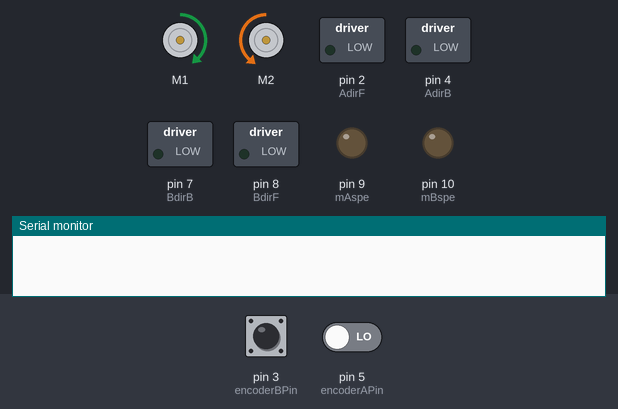
Bench run of a sketch on a simulated Arduino Uno, built with avr-gcc and run on an emulated ATmega328P. Shown: 2 × DC motor (green arrow = forward, orange = backward, longer = faster), switched loads named in the sketch (green lamp = pin HIGH), output pins drawn as LEDs (lit = HIGH), the last lines printed to the serial monitor. The inputs (shaded band) are chosen by the test bench; at power-on: pin 3 (encoderBPin) LOW, pin 5 (encoderAPin) LOW.

Above: at 0.17 s.
At 1.2 s:
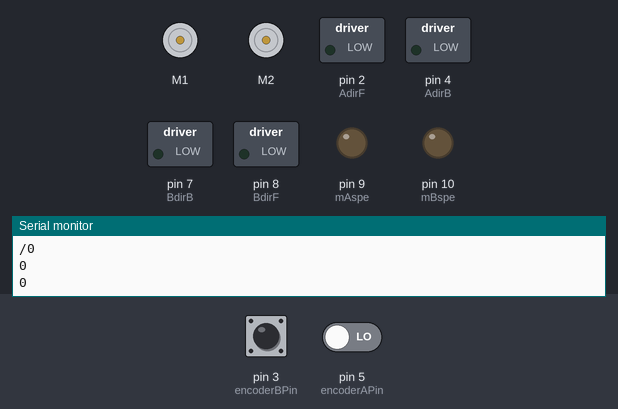
1.3 s: pin 3 (encoderBPin) pulsed HIGH 2 times (0.12 s each, 0.3 s apart)
At 10.38 s:
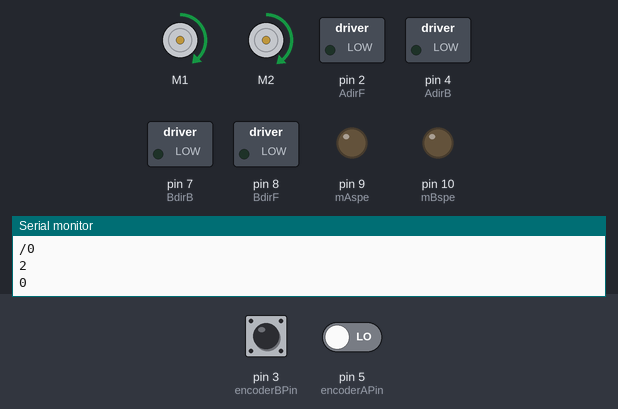
Timing chart, 0 to 10.9 s (numbered marks = the images above; inputs shaded):
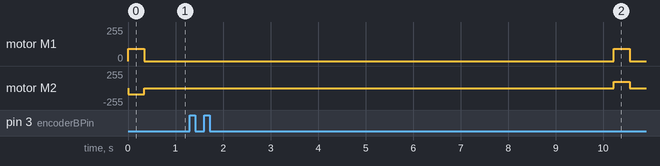

The sketch:

straight_forward.ino
```cpp
#include "DualVNH5019MotorShield.h"

int SPEED = 150;
int mAspe = 9;
int mBspe = 10;
int AdirF = 2;
int AdirB = 4;
int BdirF = 8;
int BdirB = 7;
int encoderAPin = 5;
int encoderBPin = 3;
int PPP = SPEED-7;
int encoder0Pos = 0;
int encoder0PosB = 0;
int encoder0PinALast = 0;
int encoder0PinBLast = 0;
int totalEncoderA = 0;
int totalEncoderB = 0;
////PPP
//double Setpoint,Input,Output;
//PPP myPPP(&Input,&Output,&Setpoint,2,5,1,DIRECT);

boolean done =false;
DualVNH5019MotorShield md;

void setup()
{

  pinMode (encoderAPin,INPUT);
  pinMode (encoderBPin,INPUT);
  pinMode (mAspe,OUTPUT);
  pinMode (mBspe,OUTPUT);
  pinMode (AdirF,OUTPUT);
  pinMode (AdirB,OUTPUT);
  pinMode (BdirF,OUTPUT);
  pinMode (BdirB,OUTPUT);
  Serial.begin (9600);
  md.init();
//  //PPP
//  Input = PPP;
//  Setpoint = 100;
//  myPPP.setMode(AUTOMATIC);

}
void loop(){

//2665 ticks 71cm
//  if(done=false){
    for(int i=0;i<30;i++){
//      digitalWrite(AdirF,HIGH);
//      digitalWrite(BdirF,HIGH);
//      analogWrite(mAspe,PPP);
//      analogWrite(mBspe,SPEED);
      md.setM1Speed(PPP);
      md.setM2Speed(-SPEED);
      int encoder0Pos = 0;
      int encoder0PosB = 0;
      for(int j=0;j<30000;j++){
        /////////////////for encoder
        int n = digitalRead(encoderAPin);
        int n2 = digitalRead(encoderBPin);
        if ((encoder0PinALast == LOW) && (n == HIGH)) {
          encoder0Pos++;
          totalEncoderA ++;
        }
        if((encoder0PinBLast==LOW)&&(n2==HIGH)){
          encoder0PosB++;
          totalEncoderB ++;
        }
        encoder0PinALast = n;
        encoder0PinBLast = n2;
        ////////////////////////
              if(totalEncoderA>=2000){
        md.setM1Speed(0);
        md.setM2Speed(0);
        delay(1000);
//        done = true;

        i=61;
        break;
      }
      }
      Serial.print("motorA: ");
      Serial.println(encoder0Pos);
      Serial.print("MotorB: ");
      Serial.println(encoder0PosB);
      Serial.print("/");
      Serial.println(totalEncoderA);
      Serial.println(totalEncoderB);

      PPP = (1+(((float)encoder0PosB-(float)encoder0Pos)/(float)encoder0Pos)/2)*PPP;
      SPEED = (1-(((float)encoder0PosB-(float)encoder0Pos)/(float)encoder0PosB)/2)*SPEED;

//     Input = PPP;
      Serial.println(PPP);

    }
//  }
//  done = true;
/////////////////////////////////
  SPEED = 150;
  PPP = SPEED-7;
  totalEncoderA = 0;
  totalEncoderB = 0;

      for(int i=0;i<60;i++){
      md.setM1Speed(PPP);
      md.setM2Speed(SPEED);
      int encoder0Pos = 0;
      int encoder0PosB = 0;

      for(int j=0;j<30000;j++){
        /////////////////for encoder
        int n = digitalRead(encoderAPin);
        int n2 = digitalRead(encoderBPin);
        if ((encoder0PinALast == LOW) && (n == HIGH)) {
          encoder0Pos++;
          totalEncoderA ++;
        }
        if((encoder0PinBLast==LOW)&&(n2==HIGH)){
          encoder0PosB++;
          totalEncoderB ++;
        }
        encoder0PinALast = n;
        encoder0PinBLast = n2;
        ////////////////////////
         ////////////////////
      //806 for 180 degree , 3200 for 730 degree
        if(totalEncoderA>=735){
        md.setM1Speed(0);
        md.setM2Speed(0);
        delay(1000);
        done = true;

        i=61;
        break;
      }
      }
      Serial.print("motorA: ");
      Serial.println(encoder0Pos);
      Serial.print("MotorB: ");
      Serial.println(encoder0PosB);
      Serial.print("/");
      Serial.print("encoderA: ");
      Serial.println(totalEncoderA);
      Serial.print("encoderB: ");
      Serial.println(totalEncoderB);
      Serial.print("/");


      PPP = (1+((float)encoder0PosB-(float)encoder0Pos)/(float)encoder0Pos)*PPP;
      SPEED = (1-(((float)encoder0PosB-(float)encoder0Pos)/(float)encoder0PosB)/2)*SPEED;
      Serial.println(PPP);
    }
    ////////////////////////////
      SPEED = 150;
  PPP = SPEED-7;
  totalEncoderA = 0;
  totalEncoderB = 0;
        for(int i=0;i<30;i++){
//      digitalWrite(AdirF,HIGH);
//      digitalWrite(BdirF,HIGH);
//      analogWrite(mAspe,PPP);
//      analogWrite(mBspe,SPEED);
      md.setM1Speed(PPP);
      md.setM2Speed(-SPEED);
      int encoder0Pos = 0;
      int encoder0PosB = 0;
      for(int j=0;j<30000;j++){
        /////////////////for encoder
        int n = digitalRead(encoderAPin);
        int n2 = digitalRead(encoderBPin);
        if ((encoder0PinALast == LOW) && (n == HIGH)) {
          encoder0Pos++;
          totalEncoderA ++;
        }
        if((encoder0PinBLast==LOW)&&(n2==HIGH)){
          encoder0PosB++;
          totalEncoderB++;
        }
        encoder0PinALast = n;
        encoder0PinBLast = n2;
        ////////////////////////
        if(totalEncoderA>=2000){
        md.setM1Speed(0);
        md.setM2Speed(0);
        delay(5000);
//        done = true;

        i=61;
        break;
      }
      }
      Serial.print("motorA: ");
      Serial.println(encoder0Pos);
      Serial.print("MotorB: ");
      Serial.println(encoder0PosB);
      Serial.print("/");
      Serial.println(totalEncoderA);
      Serial.println(totalEncoderB);
      PPP = (1+(((float)encoder0PosB-(float)encoder0Pos)/(float)encoder0Pos)/2)*PPP;
      SPEED = (1-(((float)encoder0PosB-(float)encoder0Pos)/(float)encoder0PosB)/2)*SPEED;

//     Input = PPP;
      Serial.println(PPP);

    }
    ////////////////////


  md.setM1Speed(0);
  md.setM2Speed(0);

  delay(1000);
}
```
